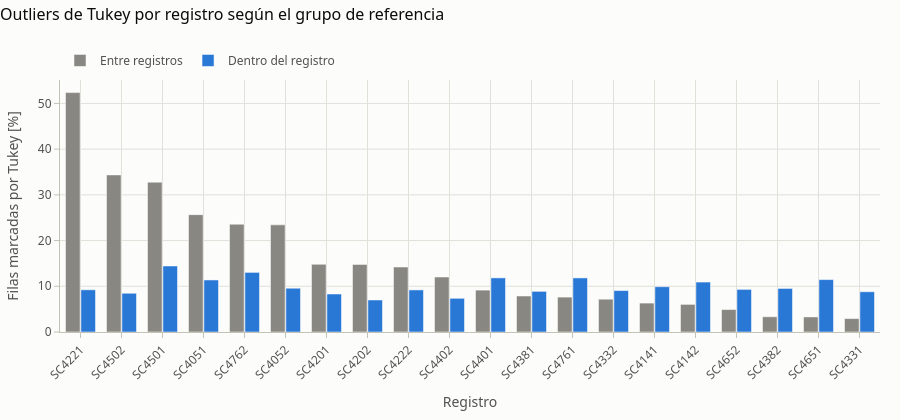

The notebook cell saved with this chart:
### Markdown cell above
- **Ninguna variable es normal** (A² entre 4.7 y 189, frente a un valor crítico de ≈ 1.1 al 1 %). Además, los epochs de
  una noche no son independientes, así que A² se usa como descripción y no como prueba formal.
- Las colas pesadas (`rms` con curtosis 8.7, `peak_to_peak` con 5.6) llevan a `|z| > 3` a marcar hasta 1.6 %, casi seis
  veces lo esperado. El umbral de 3 desvíos **no es un percentil real** con estos datos.
- Tukey no asume normalidad, por eso es la regla más razonable aquí. Pero 1.5·IQR marca hasta 5.7 %, y sobre 8
  variables se acumula.

#### ¿Epochs raros o registros distintos?

Una versión anterior comparaba cada epoch contra **todos los registros** de su canal y etapa, y marcaba 15.1 % de las
filas. La figura compara ese criterio con el actual, que usa como referencia **la misma noche**.

### Code cell
tukey_between, tukey_rates = outliers.tukey_rate_by_recording(tidy)
print(f"Filas marcadas: entre registros {100 * tukey_between.mean():.1f} % · "
      f"dentro del registro {100 * tidy['is_stat_outlier'].mean():.1f} %")
plots.outlier_rate_by_recording(tukey_rates).show()

### Figure 1 — Plotly figure (JSON) as saved in the notebook; plotly's stock layout.template omitted (floating-point values rounded to 4 significant figures)
{"data": [{"hovertemplate": "%{x}<br>%{y:.1f} % de las filas<extra>Entre registros</extra>", "marker": {"color": "#898781"}, "name": "Entre registros", "type": "bar", "x": ["SC4221", "SC4502", "SC4501", "SC4051", "SC4762", "SC4052", "SC4201", "SC4202", "SC4222", "SC4402", "SC4401", "SC4381", "SC4761", "SC4332", "SC4141", "SC4142", "SC4652", "SC4382", "SC4651", "SC4331"], "y": [52.37, 34.36, 32.77, 25.67, 23.58, 23.44, 14.81, 14.79, 14.21, 12.03, 9.164, 7.872, 7.634, 7.177, 6.325, 6.04, 4.916, 3.337, 3.292, 2.935]}, {"hovertemplate": "%{x}<br>%{y:.1f} % de las filas<extra>Dentro del registro</extra>", "marker": {"color": "#2a78d6"}, "name": "Dentro del registro", "type": "bar", "x": ["SC4221", "SC4502", "SC4501", "SC4051", "SC4762", "SC4052", "SC4201", "SC4202", "SC4222", "SC4402", "SC4401", "SC4381", "SC4761", "SC4332", "SC4141", "SC4142", "SC4652", "SC4382", "SC4651", "SC4331"], "y": [9.236, 8.477, 14.44, 11.38, 13.04, 9.575, 8.309, 7.003, 9.206, 7.369, 11.84, 8.892, 11.83, 9.065, 9.91, 10.92, 9.318, 9.526, 11.46, 8.806]}], "layout": {"bargap": 0.25, "bargroupgap": 0.05, "barmode": "group", "font": {"color": "#52514e", "family": "system-ui, -apple-system, \"Segoe UI\", sans-serif", "size": 12}, "height": 420, "hoverlabel": {"bgcolor": "white", "font": {"color": "#0b0b0b"}}, "legend": {"orientation": "h", "title": {"text": ""}, "x": 0, "xanchor": "left", "y": 1.02, "yanchor": "bottom"}, "margin": {"b": 50, "l": 60, "r": 20, "t": 80}, "paper_bgcolor": "#fcfcfb", "plot_bgcolor": "#fcfcfb", "title": {"font": {"color": "#0b0b0b", "size": 16}, "text": "Outliers de Tukey por registro según el grupo de referencia", "x": 0, "xanchor": "left", "y": 0.98, "yanchor": "top"}, "xaxis": {"gridcolor": "#e1e0d9", "linecolor": "#c3c2b7", "tickangle": -45, "tickcolor": "#c3c2b7", "ticks": "outside", "title": {"text": "Registro"}, "zeroline": false}, "yaxis": {"gridcolor": "#e1e0d9", "linecolor": "#c3c2b7", "rangemode": "tozero", "tickcolor": "#c3c2b7", "ticks": "outside", "title": {"text": "Filas marcadas por Tukey [%]"}, "zeroline": false}}}
